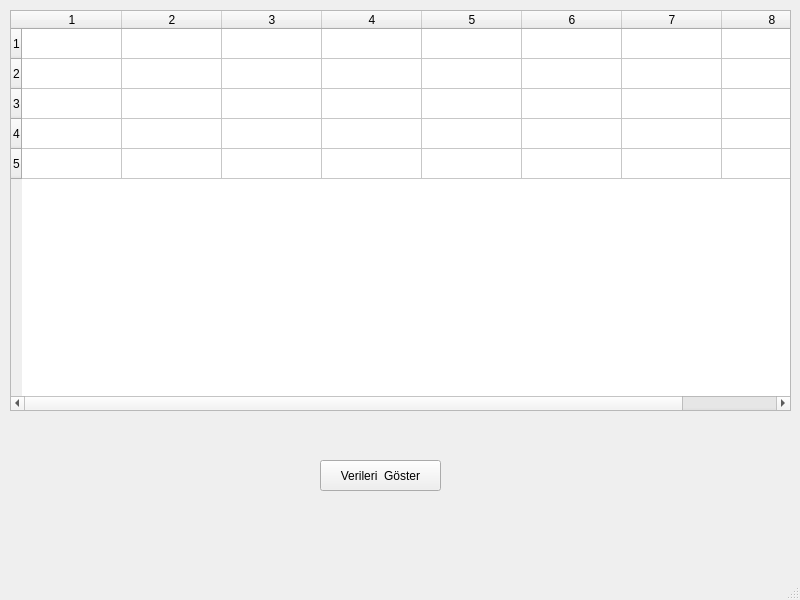
<?xml version="1.0" encoding="UTF-8"?>
<ui version="4.0">
 <class>MainWindow</class>
 <widget class="QMainWindow" name="MainWindow">
  <property name="geometry">
   <rect>
    <x>0</x>
    <y>0</y>
    <width>800</width>
    <height>600</height>
   </rect>
  </property>
  <property name="windowTitle">
   <string>MainWindow</string>
  </property>
  <widget class="QWidget" name="centralwidget">
   <widget class="QTableWidget" name="tableWidget">
    <property name="geometry">
     <rect>
      <x>10</x>
      <y>10</y>
      <width>781</width>
      <height>401</height>
     </rect>
    </property>
    <property name="rowCount">
     <number>5</number>
    </property>
    <property name="columnCount">
     <number>8</number>
    </property>
    <row/>
    <row/>
    <row/>
    <row/>
    <row/>
    <column/>
    <column/>
    <column/>
    <column/>
    <column/>
    <column/>
    <column/>
    <column/>
   </widget>
   <widget class="QPushButton" name="btn_goster">
    <property name="geometry">
     <rect>
      <x>320</x>
      <y>460</y>
      <width>121</width>
      <height>31</height>
     </rect>
    </property>
    <property name="text">
     <string>Verileri  Göster</string>
    </property>
   </widget>
  </widget>
  <widget class="QStatusBar" name="statusbar"/>
 </widget>
 <resources/>
 <connections/>
</ui>
